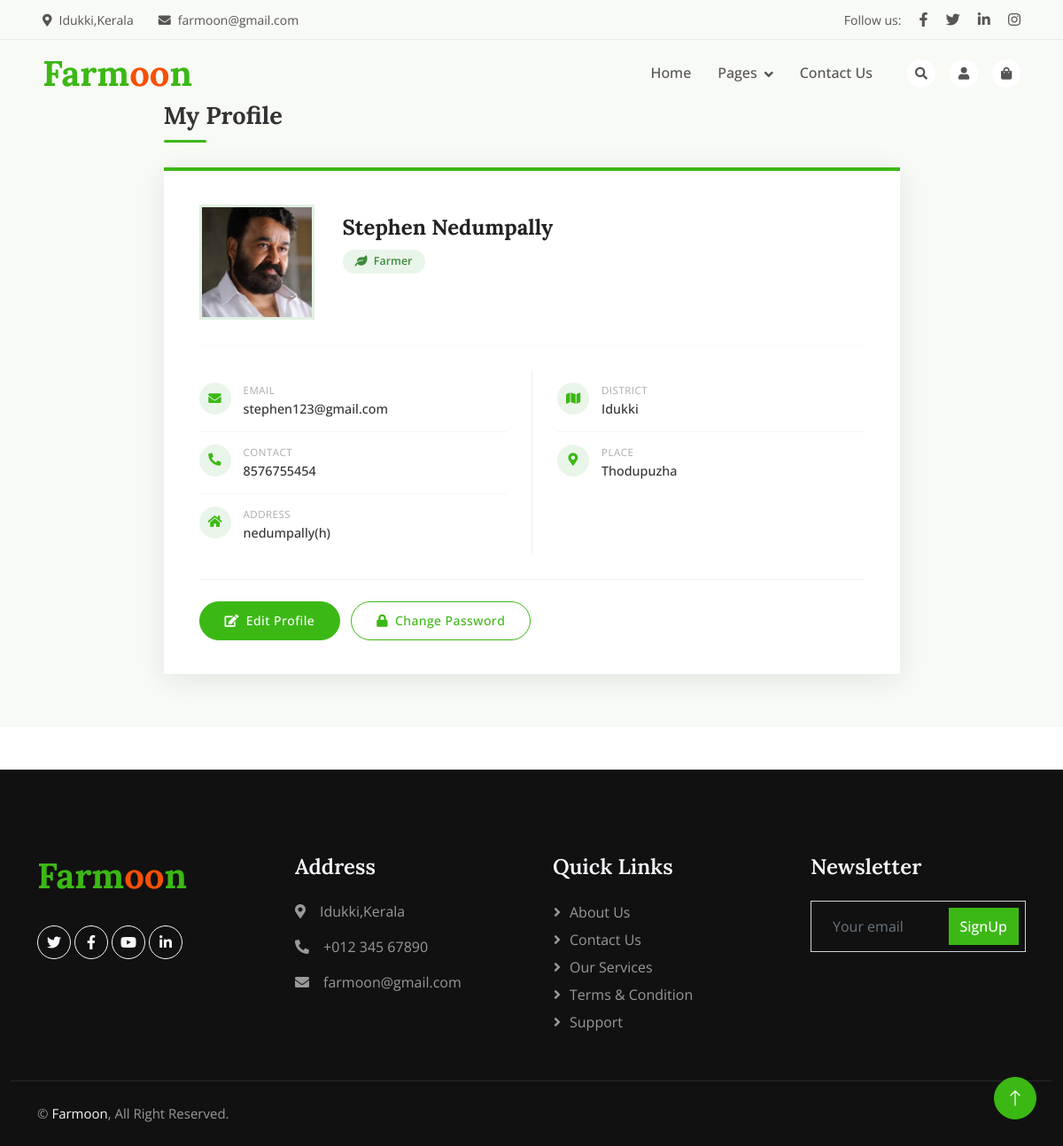
/Farmer/MyProfile/ (signed in), run on the app's committed database.
### Guest/models.py (models this page shows)
class tbl_farmerregistration(models.Model):
    farmer_name= models.CharField(max_length=100)
    farmer_email= models.CharField(max_length=100)
    farmer_contact= models.CharField(max_length=100)
    farmer_address= models.CharField(max_length=100)
    farmer_photo= models.FileField(upload_to = 'Assets/User/Photos/')
    farmer_proof= models.FileField(upload_to = 'Assets/User/Photos/')
    farmer_password= models.CharField(max_length=100)
    farmer_status= models.IntegerField(default = 0)
    place_id= models.ForeignKey(tbl_place,on_delete=models.CASCADE,null=True,blank=True)

### Administrator/models.py (models this page shows)
class tbl_place(models.Model):
    place_name = models.CharField(max_length=30)
    district=models.ForeignKey(tbl_district,on_delete=models.CASCADE,null=True,blank=True)

class tbl_district(models.Model):
    district_name = models.CharField(max_length=100)

### Farmer/views.py (the view)
# urls.py: path('MyProfile/',views.myprofile,name= "MyProfile"),
def myprofile(request):
    data=tbl_farmerregistration.objects.get(id=request.session["fid"])
    return render(request,'Farmer/MyProfile.html',{'data':data})

### Farmer/Templates/Farmer/MyProfile.html (shortened to what this page needs)
{% load static %}
<!DOCTYPE html>
<html lang="en">
<head>
    <link href="https://cdnjs.cloudflare.com/ajax/libs/font-awesome/5.10.0/css/all.min.css" rel="stylesheet">
    <link href="https://cdn.jsdelivr.net/npm/bootstrap-icons@1.4.1/font/bootstrap-icons.css" rel="stylesheet">
    <link href="{% static 'Main/lib/animate/animate.min.css' %}" rel="stylesheet">
    <link href="{% static 'Main/css/bootstrap.min.css' %}" rel="stylesheet">
    <link href="{% static 'Main/css/style.css' %}" rel="stylesheet">
</head>
<body>
    <div class="container-fluid fixed-top px-0 wow fadeIn" data-wow-delay="0.1s">
        <div class="top-bar row gx-0 align-items-center d-none d-lg-flex">
            <div class="col-lg-6 px-5 text-start">
                <small><i class="fa fa-map-marker-alt me-2"></i>Idukki,Kerala</small>
                <small class="ms-4"><i class="fa fa-envelope me-2"></i>farmoon@gmail.com</small>
            </div>
            <div class="col-lg-6 px-5 text-end">
                <small>Follow us:</small>
                <a class="text-body ms-3" href=""><i class="fab fa-facebook-f"></i></a>
                <a class="text-body ms-3" href=""><i class="fab fa-twitter"></i></a>
                <a class="text-body ms-3" href=""><i class="fab fa-linkedin-in"></i></a>
                <a class="text-body ms-3" href=""><i class="fab fa-instagram"></i></a>
            </div>
        </div>
        <nav class="navbar navbar-expand-lg navbar-light py-lg-0 px-lg-5 wow fadeIn" data-wow-delay="0.1s">
            <a href="{% url 'Guest:index' %}" class="navbar-brand ms-4 ms-lg-0">
                <h1 class="fw-bold text-primary m-0">Farm<span class="text-secondary">oo</span>n</h1>
            </a>
            <div class="collapse navbar-collapse" id="navbarCollapse">
                <div class="navbar-nav ms-auto p-4 p-lg-0">
                    <a href="{% url 'Farmer:HomePage' %}" class="nav-item nav-link">Home</a>
                    <div class="nav-item dropdown">
                        <a href="#" class="nav-link dropdown-toggle" data-bs-toggle="dropdown">Pages</a>
                    </div>
                    <a href="{% url 'Guest:ContactUs' %}" class="nav-item nav-link">Contact Us</a>
                </div>
                <div class="d-none d-lg-flex ms-2">
                    <a class="btn-sm-square bg-white rounded-circle ms-3" href="">
                        <small class="fa fa-search text-body"></small>
                    </a>
                    <a class="btn-sm-square bg-white rounded-circle ms-3" href="">
                        <small class="fa fa-user text-body"></small>
                    </a>
                    <a class="btn-sm-square bg-white rounded-circle ms-3" href="">
                        <small class="fa fa-shopping-bag text-body"></small>
                    </a>
                </div>
            </div>
        </nav>
    </div>
    <div class="page-wrapper">
        <div class="container">
            <div class="row justify-content-center wow fadeInUp" data-wow-delay="0.1s">
                <div class="col-lg-9">
                    <div class="section-title">My Profile</div>
                    <div class="profile-card">
                        <div class="profile-top">
                            <div class="photo-wrap">
                                {% if data.farmer_photo %}
                                <img src="{{ data.farmer_photo.url }}" alt="{{ data.farmer_name }}">
                                {% else %}
                                <div class="photo-placeholder">
                                    <i class="fa fa-user"></i>
                                </div>
                                {% endif %}
                            </div>
                            <div class="pt-2">
                                <div class="profile-name">{{ data.farmer_name }}</div>
                                <span class="profile-role">
                                    <i class="fa fa-leaf me-1"></i> Farmer
                                </span>
                            </div>
                        </div>
                        <hr class="section-divider">
                        <div class="info-grid">
                            <div class="info-col">
                                <div class="info-row">
                                    <div class="info-icon"><i class="fa fa-envelope"></i></div>
                                    <div>
                                        <div class="info-label">Email</div>
                                        <div class="info-value">{{ data.farmer_email }}</div>
                                    </div>
                                </div>
                                <div class="info-row">
                                    <div class="info-icon"><i class="fa fa-phone-alt"></i></div>
                                    <div>
                                        <div class="info-label">Contact</div>
                                        <div class="info-value">{{ data.farmer_contact }}</div>
                                    </div>
                                </div>
                                <div class="info-row">
                                    <div class="info-icon"><i class="fa fa-home"></i></div>
                                    <div>
                                        <div class="info-label">Address</div>
                                        <div class="info-value">{{ data.farmer_address }}</div>
                                    </div>
                                </div>
                            </div>
                            <div class="info-col">
                                <div class="info-row">
                                    <div class="info-icon"><i class="fa fa-map"></i></div>
                                    <div>
                                        <div class="info-label">District</div>
                                        <div class="info-value">{{ data.place_id.district.district_name }}</div>
                                    </div>
                                </div>
                                <div class="info-row">
                                    <div class="info-icon"><i class="fa fa-map-marker-alt"></i></div>
                                    <div>
                                        <div class="info-label">Place</div>
                                        <div class="info-value">{{ data.place_id.place_name }}</div>
                                    </div>
                                </div>
                            </div>
                        </div>
                        <div class="action-bar">
                            <a href="{% url 'Farmer:EditProfile' %}" class="btn btn-primary btn-profile">
                                <i class="fa fa-edit"></i> Edit Profile
                            </a>
                            <a href="{% url 'Farmer:ChangePassword' %}" class="btn btn-outline-primary btn-profile">
                                <i class="fa fa-lock"></i> Change Password
                            </a>
                        </div>
                    </div>
                </div>
            </div>
        </div>
    </div>
    <div class="container-fluid bg-dark footer mt-5 pt-5 wow fadeIn" data-wow-delay="0.1s">
        <div class="container py-5">
            <div class="row g-5">
                <div class="col-lg-3 col-md-6">
                    <h1 class="fw-bold text-primary mb-4">Farm<span class="text-secondary">oo</span>n</h1>
                    <div class="d-flex pt-2">
                        <a class="btn btn-square btn-outline-light rounded-circle me-1" href=""><i class="fab fa-twitter"></i></a>
                        <a class="btn btn-square btn-outline-light rounded-circle me-1" href=""><i class="fab fa-facebook-f"></i></a>
                        <a class="btn btn-square btn-outline-light rounded-circle me-1" href=""><i class="fab fa-youtube"></i></a>
                        <a class="btn btn-square btn-outline-light rounded-circle me-0" href=""><i class="fab fa-linkedin-in"></i></a>
                    </div>
                </div>
                <div class="col-lg-3 col-md-6">
                    <h4 class="text-light mb-4">Address</h4>
                    <p><i class="fa fa-map-marker-alt me-3"></i>Idukki,Kerala</p>
                    <p><i class="fa fa-phone-alt me-3"></i>+012 345 67890</p>
                    <p><i class="fa fa-envelope me-3"></i>farmoon@gmail.com</p>
                </div>
                <div class="col-lg-3 col-md-6">
                    <h4 class="text-light mb-4">Quick Links</h4>
                    <a class="btn btn-link" href="{% url 'Guest:AboutUs' %}">About Us</a>
                    <a class="btn btn-link" href="{% url 'Guest:ContactUs' %}">Contact Us</a>
                    <a class="btn btn-link" href="">Our Services</a>
                    <a class="btn btn-link" href="">Terms & Condition</a>
                    <a class="btn btn-link" href="">Support</a>
                </div>
                <div class="col-lg-3 col-md-6">
                    <h4 class="text-light mb-4">Newsletter</h4>
                    <div class="position-relative mx-auto" style="max-width: 400px;">
                        <input class="form-control bg-transparent w-100 py-3 ps-4 pe-5" type="text" placeholder="Your email">
                        <button type="button" class="btn btn-primary py-2 position-absolute top-0 end-0 mt-2 me-2">SignUp</button>
                    </div>
                </div>
            </div>
        </div>
        <div class="container-fluid copyright">
            <div class="container">
                <div class="row">
                    <div class="col-md-6 text-center text-md-start mb-3 mb-md-0">
                        &copy; <a href="#">Farmoon</a>, All Right Reserved.
                    </div>
                </div>
            </div>
        </div>
    </div>
    <a href="#" class="btn btn-lg btn-primary btn-lg-square rounded-circle back-to-top"><i class="bi bi-arrow-up"></i></a>
</body>
</html>

### Guest/static/Main/css/style.css (style rules this page uses)
:root { --primary: #3CB815; --secondary: #F65005; --light: #F7F8FC; --dark: #111111; }
.back-to-top { position: fixed; display: none; right: 30px; bottom: 30px; z-index: 99; }
.btn { font-weight: 500; transition: .5s; }
.btn.btn-primary, .btn.btn-secondary, .btn.btn-outline-primary:hover, .btn.btn-outline-secondary:hover { color: #FFFFFF; }
.btn-square { width: 38px; height: 38px; }
.btn-sm-square { width: 32px; height: 32px; }
.btn-lg-square { width: 48px; height: 48px; }
.btn-square, .btn-sm-square, .btn-lg-square { padding: 0; display: flex; align-items: center; justify-content: center; font-weight: normal; }
.fixed-top { transition: .5s; }
.top-bar { height: 45px; border-bottom: 1px solid rgba(0, 0, 0, .07); }
.navbar .dropdown-toggle::after { border: none; content: "\f107"; font-family: "Font Awesome 5 Free"; font-weight: 900; vertical-align: middle; margin-left: 8px; }
.navbar .navbar-nav .nav-link { padding: 25px 15px; color: #555555; font-weight: 500; outline: none; }
.footer { color: #999999; }
.footer .btn.btn-link { display: block; margin-bottom: 5px; padding: 0; text-align: left; color: #999999; font-weight: normal; text-transform: capitalize; transition: .3s; }
.footer .btn.btn-link::before { position: relative; content: "\f105"; font-family: "Font Awesome 5 Free"; font-weight: 900; color: #999999; margin-right: 10px; }
.footer .copyright { padding: 25px 0; font-size: 15px; border-top: 1px solid rgba(256, 256, 256, .1); }
.footer .copyright a { color: var(--light); }

### Farmer/Templates/Farmer/MyProfile.html (style rules this page uses)
.page-wrapper { padding: 110px 0 60px; min-height: 100vh; background: #f8faf6; }
.section-title { font-family: 'Lora', serif; font-size: 1.7rem; font-weight: 700; color: #333; position: relative; padding-bottom: 10px; margin-bottom: 28px; }
.section-title::after { content: ''; position: absolute; bottom: 0; left: 0; width: 48px; height: 3px; background: var(--bs-primary, #5cb85c); border-radius: 2px; }
.profile-card { background: #fff; border-top: 4px solid var(--bs-primary, #5cb85c); box-shadow: 0 6px 32px rgba(0,0,0,0.09); border-radius: 0; padding: 38px 40px; }
.profile-top { display: flex; gap: 32px; align-items: flex-start; margin-bottom: 28px; }
.photo-wrap img { width: 130px; height: 130px; object-fit: cover; border: 3px solid #e0f0e0; display: block; }
.profile-name { font-family: 'Lora', serif; font-size: 1.5rem; font-weight: 700; color: #222; margin-bottom: 6px; }
.profile-role { display: inline-block; background: #eaf5ea; color: #3d8b3d; font-size: 0.78rem; font-weight: 600; padding: 4px 14px; border-radius: 50px; font-family: 'Open Sans', sans-serif; }
.section-divider { border: none; border-top: 1px solid #f0f0f0; margin: 0 0 28px; }
.info-grid { display: grid; grid-template-columns: 1fr 1fr; gap: 0; }
.info-col { padding: 0 28px 0 0; }
.info-col:last-child { padding: 0 0 0 28px; border-left: 1px solid #f0f0f0; }
.info-row { display: flex; align-items: flex-start; gap: 14px; padding: 14px 0; border-bottom: 1px solid #f5f5f5; }
.info-row:last-child { border-bottom: none; }
.info-icon { width: 36px; height: 36px; background: #eaf5ea; border-radius: 50%; display: flex; align-items: center; justify-content: center; flex-shrink: 0; }
.info-icon i { color: var(--bs-primary, #5cb85c); font-size: 0.9rem; }
.info-label { font-size: 0.72rem; color: #aaa; font-family: 'Open Sans', sans-serif; text-transform: uppercase; letter-spacing: 0.5px; margin-bottom: 2px; }
.info-value { font-size: 0.9rem; color: #333; font-family: 'Open Sans', sans-serif; font-weight: 500; }
.action-bar { display: flex; gap: 12px; margin-top: 28px; padding-top: 24px; border-top: 1px solid #f0f0f0; flex-wrap: wrap; }
.btn-profile { border-radius: 50px; padding: 10px 28px; font-family: 'Open Sans', sans-serif; font-weight: 500; font-size: 0.88rem; letter-spacing: 0.4px; display: inline-flex; align-items: center; gap: 8px; text-decoration: none; }

### data on the page
tbl_farmerregistration: farmer_photo (picture), farmer_name "Stephen Nedumpally", farmer_email "stephen123@gmail.com", farmer_contact "8576755454", farmer_address "nedumpally(h)", place_id.district.district_name "Idukki", place_id.place_name "Thodupuzha"
